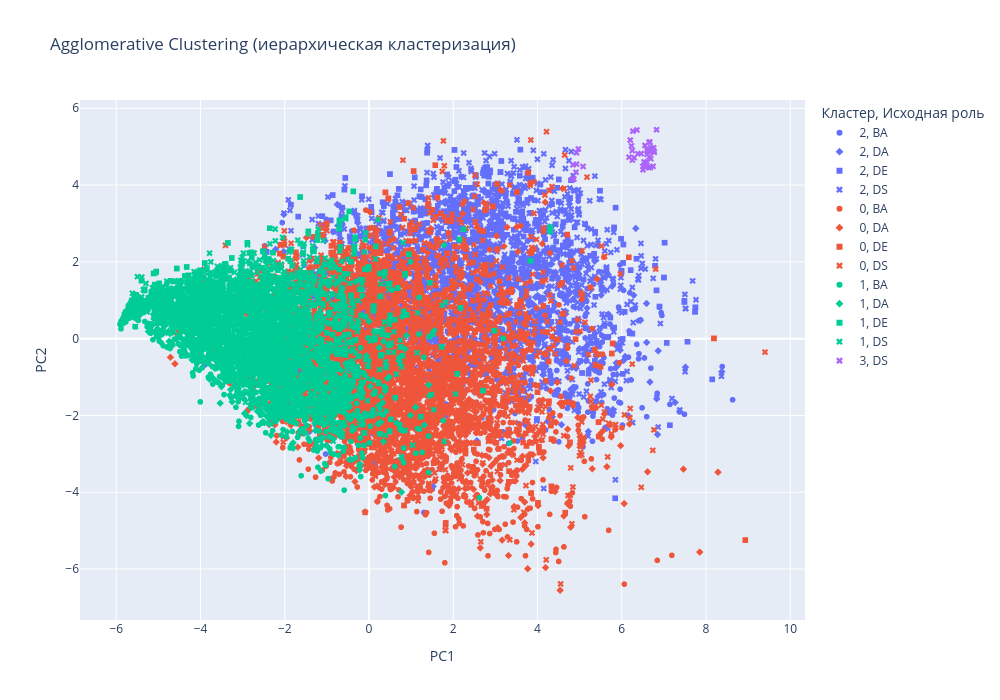

Notebook cell for this chart:
### Code cell
vis_df_agglo = pd.DataFrame({
    'PC1': X_pca[:, 0],
    'PC2': X_pca[:, 1],
    'cluster': df['agglo_cluster'].astype(str),
    'role': df['role']
})

fig_agglo = px.scatter(
    vis_df_agglo, x='PC1', y='PC2', color='cluster', symbol='role',
    title='Agglomerative Clustering (иерархическая кластеризация)',
    labels={'cluster': 'Кластер', 'role': 'Исходная роль'},
    width=1000, height=700
)
fig_agglo.show()

### Figure 1 — Plotly figure (JSON) as saved in the notebook; plotly's stock layout.template omitted (floating-point values rounded to 4 significant figures; data arrays with more than 128 entries replaced by an {"elided": "..."} marker saying what was removed)
{"data": [{"hovertemplate": "Кластер=2<br>Исходная роль=BA<br>PC1=%{x}<br>PC2=%{y}<extra></extra>", "legendgroup": "2, BA", "marker": {"color": "#636efa", "symbol": "circle"}, "mode": "markers", "name": "2, BA", "showlegend": true, "type": "scattergl", "x": {"elided": "810 float values"}, "xaxis": "x", "y": {"elided": "810 float values"}, "yaxis": "y"}, {"hovertemplate": "Кластер=2<br>Исходная роль=DA<br>PC1=%{x}<br>PC2=%{y}<extra></extra>", "legendgroup": "2, DA", "marker": {"color": "#636efa", "symbol": "diamond"}, "mode": "markers", "name": "2, DA", "showlegend": true, "type": "scattergl", "x": {"elided": "507 float values"}, "xaxis": "x", "y": {"elided": "507 float values"}, "yaxis": "y"}, {"hovertemplate": "Кластер=2<br>Исходная роль=DE<br>PC1=%{x}<br>PC2=%{y}<extra></extra>", "legendgroup": "2, DE", "marker": {"color": "#636efa", "symbol": "square"}, "mode": "markers", "name": "2, DE", "showlegend": true, "type": "scattergl", "x": {"elided": "705 float values"}, "xaxis": "x", "y": {"elided": "705 float values"}, "yaxis": "y"}, {"hovertemplate": "Кластер=2<br>Исходная роль=DS<br>PC1=%{x}<br>PC2=%{y}<extra></extra>", "legendgroup": "2, DS", "marker": {"color": "#636efa", "symbol": "x"}, "mode": "markers", "name": "2, DS", "showlegend": true, "type": "scattergl", "x": {"elided": "1070 float values"}, "xaxis": "x", "y": {"elided": "1070 float values"}, "yaxis": "y"}, {"hovertemplate": "Кластер=0<br>Исходная роль=BA<br>PC1=%{x}<br>PC2=%{y}<extra></extra>", "legendgroup": "0, BA", "marker": {"color": "#EF553B", "symbol": "circle"}, "mode": "markers", "name": "0, BA", "showlegend": true, "type": "scattergl", "x": {"elided": "1644 float values"}, "xaxis": "x", "y": {"elided": "1644 float values"}, "yaxis": "y"}, {"hovertemplate": "Кластер=0<br>Исходная роль=DA<br>PC1=%{x}<br>PC2=%{y}<extra></extra>", "legendgroup": "0, DA", "marker": {"color": "#EF553B", "symbol": "diamond"}, "mode": "markers", "name": "0, DA", "showlegend": true, "type": "scattergl", "x": {"elided": "1008 float values"}, "xaxis": "x", "y": {"elided": "1008 float values"}, "yaxis": "y"}, {"hovertemplate": "Кластер=0<br>Исходная роль=DE<br>PC1=%{x}<br>PC2=%{y}<extra></extra>", "legendgroup": "0, DE", "marker": {"color": "#EF553B", "symbol": "square"}, "mode": "markers", "name": "0, DE", "showlegend": true, "type": "scattergl", "x": {"elided": "975 float values"}, "xaxis": "x", "y": {"elided": "975 float values"}, "yaxis": "y"}, {"hovertemplate": "Кластер=0<br>Исходная роль=DS<br>PC1=%{x}<br>PC2=%{y}<extra></extra>", "legendgroup": "0, DS", "marker": {"color": "#EF553B", "symbol": "x"}, "mode": "markers", "name": "0, DS", "showlegend": true, "type": "scattergl", "x": {"elided": "1683 float values"}, "xaxis": "x", "y": {"elided": "1683 float values"}, "yaxis": "y"}, {"hovertemplate": "Кластер=1<br>Исходная роль=BA<br>PC1=%{x}<br>PC2=%{y}<extra></extra>", "legendgroup": "1, BA", "marker": {"color": "#00cc96", "symbol": "circle"}, "mode": "markers", "name": "1, BA", "showlegend": true, "type": "scattergl", "x": {"elided": "1638 float values"}, "xaxis": "x", "y": {"elided": "1638 float values"}, "yaxis": "y"}, {"hovertemplate": "Кластер=1<br>Исходная роль=DA<br>PC1=%{x}<br>PC2=%{y}<extra></extra>", "legendgroup": "1, DA", "marker": {"color": "#00cc96", "symbol": "diamond"}, "mode": "markers", "name": "1, DA", "showlegend": true, "type": "scattergl", "x": {"elided": "738 float values"}, "xaxis": "x", "y": {"elided": "738 float values"}, "yaxis": "y"}, {"hovertemplate": "Кластер=1<br>Исходная роль=DE<br>PC1=%{x}<br>PC2=%{y}<extra></extra>", "legendgroup": "1, DE", "marker": {"color": "#00cc96", "symbol": "square"}, "mode": "markers", "name": "1, DE", "showlegend": true, "type": "scattergl", "x": {"elided": "848 float values"}, "xaxis": "x", "y": {"elided": "848 float values"}, "yaxis": "y"}, {"hovertemplate": "Кластер=1<br>Исходная роль=DS<br>PC1=%{x}<br>PC2=%{y}<extra></extra>", "legendgroup": "1, DS", "marker": {"color": "#00cc96", "symbol": "x"}, "mode": "markers", "name": "1, DS", "showlegend": true, "type": "scattergl", "x": {"elided": "1113 float values"}, "xaxis": "x", "y": {"elided": "1113 float values"}, "yaxis": "y"}, {"hovertemplate": "Кластер=3<br>Исходная роль=DS<br>PC1=%{x}<br>PC2=%{y}<extra></extra>", "legendgroup": "3, DS", "marker": {"color": "#ab63fa", "symbol": "x"}, "mode": "markers", "name": "3, DS", "showlegend": true, "type": "scattergl", "x": [6.762, 6.6, 6.652, 6.755, 4.927, 6.263, 6.667, 6.69, 4.832, 6.202, 6.608, 6.734, 4.863, 6.251, 6.549, 6.77, 4.928, 6.294, 6.596, 6.743, 4.913, 6.249, 6.642, 6.678, 4.837, 6.174, 6.58, 6.459, 4.97, 6.359, 6.826, 6.646, 6.551, 6.692, 4.84, 6.229, 6.503, 6.501, 6.383, 6.706, 5.081, 6.606, 6.529], "xaxis": "x", "y": [4.891, 4.801, 4.735, 4.97, 4.842, 5.404, 5.119, 4.685, 4.144, 5.173, 4.925, 4.888, 4.156, 4.65, 4.478, 4.852, 4.544, 4.715, 4.6, 4.489, 4.336, 4.897, 4.454, 4.461, 4.165, 4.726, 4.479, 4.82, 4.94, 5.435, 5.441, 5.119, 5.032, 4.976, 4.528, 5.022, 4.4, 4.487, 4.816, 4.889, 4.485, 4.879, 4.604], "yaxis": "y"}], "layout": {"height": 700, "legend": {"title": {"text": "Кластер, Исходная роль"}, "tracegroupgap": 0}, "title": {"text": "Agglomerative Clustering (иерархическая кластеризация)"}, "width": 1000, "xaxis": {"anchor": "y", "domain": [0, 1], "title": {"text": "PC1"}}, "yaxis": {"anchor": "x", "domain": [0, 1], "title": {"text": "PC2"}}}}
